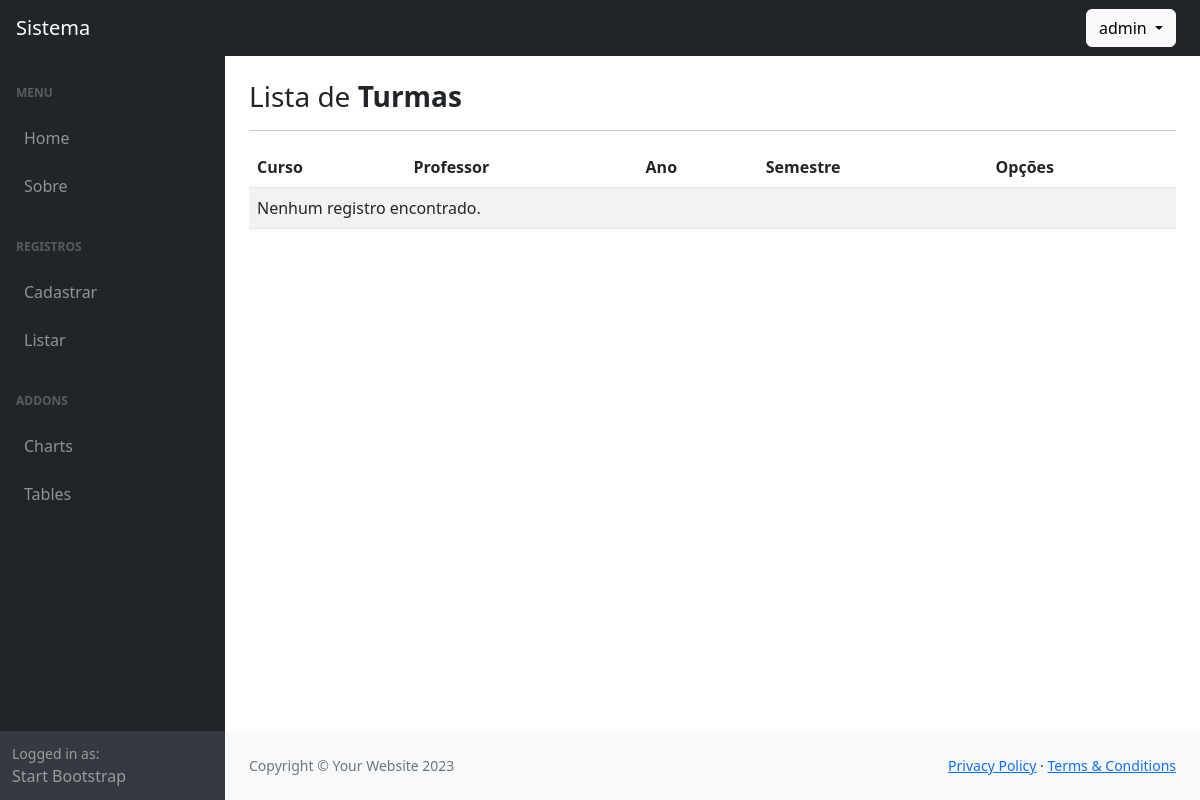
The page /listar/turmas/ (signed in) on the database as committed earlier.
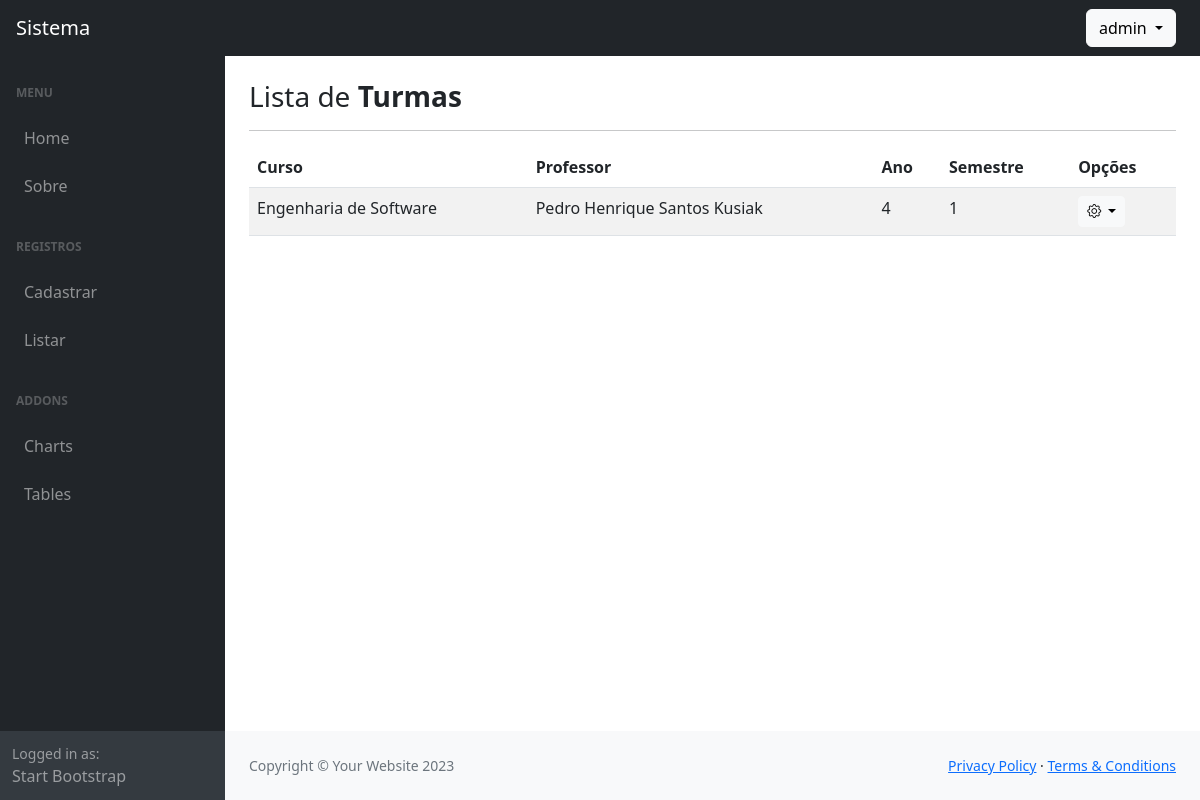
The same page on the database as committed later.
### cadastros/models.py (models this page shows, shortened)
class Turma(models.Model):
    curso = models.ForeignKey(Curso, on_delete=models.PROTECT)
    professor = models.ForeignKey(Professor, on_delete=models.PROTECT)
    ano = models.PositiveIntegerField()
    semestre = models.PositiveIntegerField()
    class Meta:
        unique_together = ['curso', 'professor', 'ano', 'semestre']
        ordering = ["ano", "semestre", "curso"]

class Curso(models.Model):
    nome = models.CharField(max_length=100, unique=True)
    descricao = models.TextField()
    carga_horaria = models.PositiveIntegerField()
    class Meta:
        ordering = ["nome"]

class Professor(models.Model):
    nome = models.CharField(max_length=150)
    data_nascimento = models.DateField(verbose_name="Data de Nascimento")
    endereco = models.CharField(max_length=255)
    telefone = models.CharField(max_length=15)
    email = models.EmailField(unique=True)
    registro = models.CharField(max_length=20, unique=True)
    class Meta:
        ordering = ["nome"]

### cadastros/views.py (the view)
# urls.py: path('listar/turmas/', TurmaList.as_view(), name='listar-turma'),
class TurmaList(LoginRequiredMixin, ListView):
    template_name = 'cadastros/list/turma.html'
    model = Turma

### cadastros/templates/cadastros/list/turma.html (shortened to what this page needs)
{% extends "paginas/modelo.html" %}
{% block conteudo %}
<h3>
    Lista de <b>Turmas</b>
</h3>
<hr>
<table class="table table-striped">
    <thead>
        <th>Curso</th>
        <th>Professor</th>
        <th>Ano</th>
        <th>Semestre</th>
        <th>Opções</th>
    </thead>
    <tbody>
        {% for object in object_list %}
            <tr>
                <td>{{ object.curso.nome }}</td>
                <td>{{ object.professor.nome }}</td>
                <td>{{ object.ano }}</td>
                <td>{{ object.semestre }}</td>
                <td>
                    <div class="dropdown">
                        <button class="btn btn-light btn-sm dropdown-toggle" type="button" data-bs-toggle="dropdown" aria-expanded="false">
                            <i class="bi bi-gear"></i>
                        </button>
                    </div>
                </td>
            </tr>
        {% empty %}
            <tr>
                <td colspan="5">Nenhum registro encontrado.</td>
            </tr>
        {% endfor %}
    </tbody>
</table>
{% endblock %}

Rows that differ between the two databases and show on the page:
added Turma: curso.nome "Engenharia de Software", professor.nome "Pedro Henrique Santos Kusiak", ano "4", semestre "1"
Other text that changed with them:
text no longer shown: "Nenhum registro encontrado."
